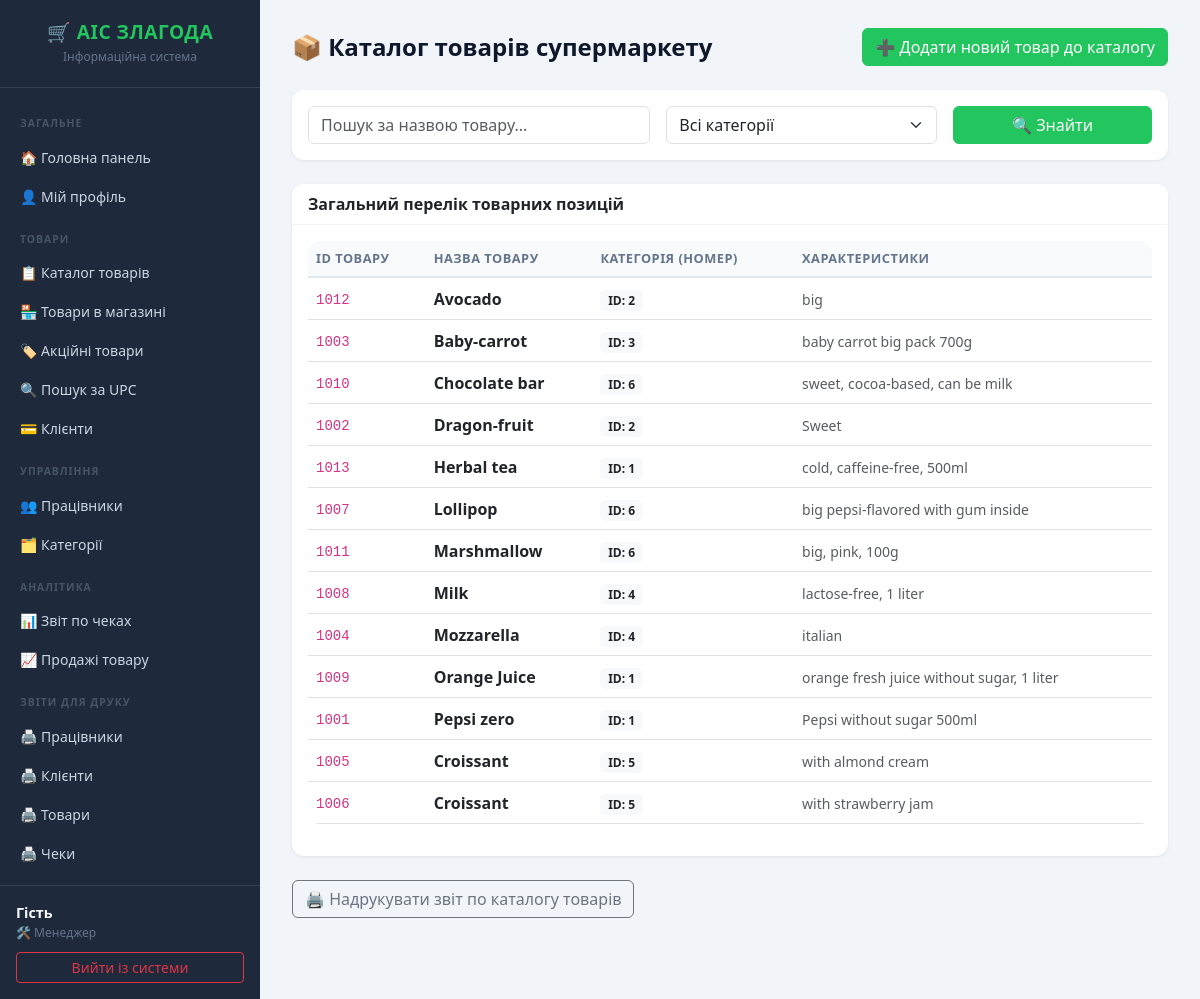
/products/ (signed in), run on an earlier commit of the app's database.
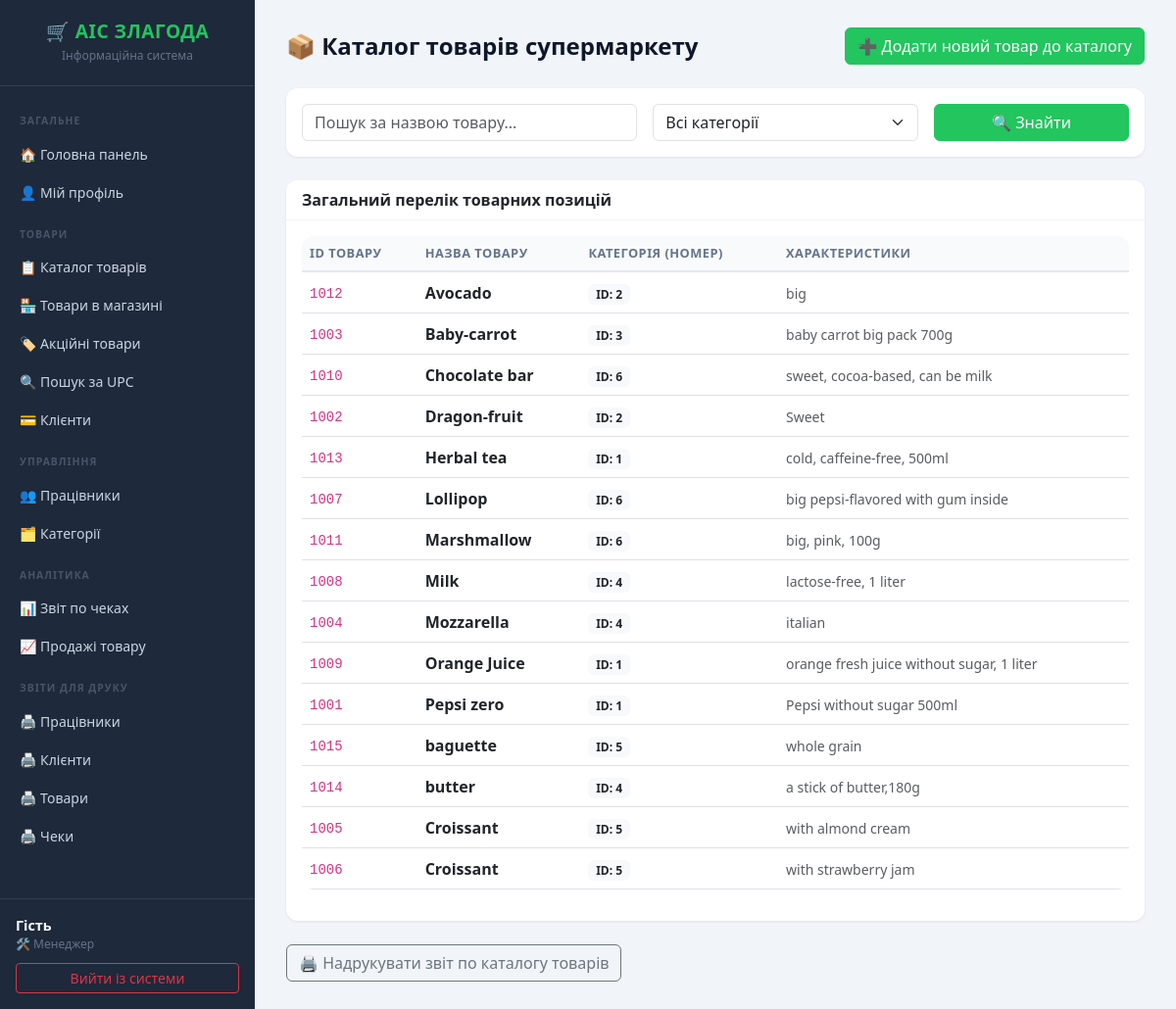
And on a later commit of the database.
### tables this page shows
CREATE TABLE Product(
        id_product INTEGER PRIMARY KEY,
        category_number INTEGER NOT NULL,
        product_name TEXT NOT NULL, 
        characteristics TEXT,
        FOREIGN KEY (category_number) REFERENCES Category(category_number)
            ON UPDATE CASCADE ON DELETE NO ACTION
    );

### backend/product.py (the view)
@product_bp.route('/')
@login_required
def manage_products():
    cat_filter = request.args.get('category_id', '')
    query = '''
        SELECT p.*, c.category_name FROM Product p
        JOIN Category c ON p.category_number = c.category_number
    '''
    params = []
    if cat_filter:
        query += " WHERE p.category_number = ?"
        params.append(cat_filter)
    query += " ORDER BY p.product_name"
    conn = get_db_connection()
    products = conn.execute(query, params).fetchall()
    categories = conn.execute('SELECT * FROM Category ORDER BY category_name').fetchall()
    conn.close()
    return render_template('product/list.html',
                           products=products,
                           categories=categories,
                           cat_filter=cat_filter)

### backend/initdb.py (called while the page is built)
def get_db_connection():
    conn = sqlite3.connect(DB_PATH)
    conn.row_factory = sqlite3.Row
    conn.execute("PRAGMA foreign_keys = ON;")
    return conn

### templates/product/list.html (shortened to what this page needs)
{% extends 'base.html' %}
{% block content %}
<div class="d-flex justify-content-between align-items-center mb-4">
    <h1 class="page-title m-0">📦 Каталог товарів супермаркету</h1>
    {% if session.get('role') == 'Manager' %}
<a href="{{ url_for('product.add_product') }}" class="btn btn-primary">
    ➕ Додати новий товар до каталогу
</a>
{% endif %}
</div>
<div class="card mb-4">
    <div class="card-body">
        <form method="GET" action="{{ url_for('product.manage_products') }}" class="row g-3">
            <div class="col-md-5">
                <input type="text" name="search_name" class="form-control" placeholder="Пошук за назвою товару..." value="{{ request.args.get('search_name', '') }}">
            </div>
            <div class="col-md-4">
                <select name="category_id" class="form-select">
                    <option value="">Всі категорії</option>
                </select>
            </div>
            <div class="col-md-3">
                <button type="submit" class="btn btn-primary w-100">🔍 Знайти</button>
            </div>
        </form>
    </div>
</div>
<div class="card">
    <div class="card-header">Загальний перелік товарних позицій</div>
    <div class="card-body">
        <div class="table-responsive">
            <table class="table table-hover align-middle">
                <thead>
                    <tr>
                        <th>ID Товару</th>
                        <th>Назва товару</th>
                        <th>Категорія (Номер)</th>
                        <th>Характеристики</th>
                    </tr>
                </thead>
                <tbody>
                    {% for prod in products %}
                    <tr>
                        <td><code>{{ prod.id_product }}</code></td>
                        <td><strong>{{ prod.product_name }}</strong></td>
                        <td><span class="badge bg-light text-dark">ID: {{ prod.category_number }}</span></td>
                        <td class="text-muted"><small>{{ prod.characteristics or 'Немає опису' }}</small></td>
                    </tr>
                    {% else %}
                    <tr>
                        <td colspan="4" class="text-center text-muted py-4">Товарів у каталозі не знайдено.</td>
                    </tr>
                    {% endfor %}
                </tbody>
            </table>
        </div>
    </div>
</div>
<div class="mt-4">
    <a href="{{ url_for('analytics.print_report', report_type='catalog_products', search_name=request.args.get('search_name', ''), category_id=request.args.get('category_id', '')) }}" target="_blank" class="btn btn-outline-secondary d-inline-flex align-items-center gap-2">
        <span>🖨️ Надрукувати звіт по каталогу товарів</span>
    </a>
</div>
{% endblock %}

What changed in the data, as far as the page shows it:
added Product: id_product "1015", product_name "baguette", category_number "5", characteristics "whole grain"
added Product: id_product "1014", product_name "butter", category_number "4", characteristics "a stick of butter,180g"
